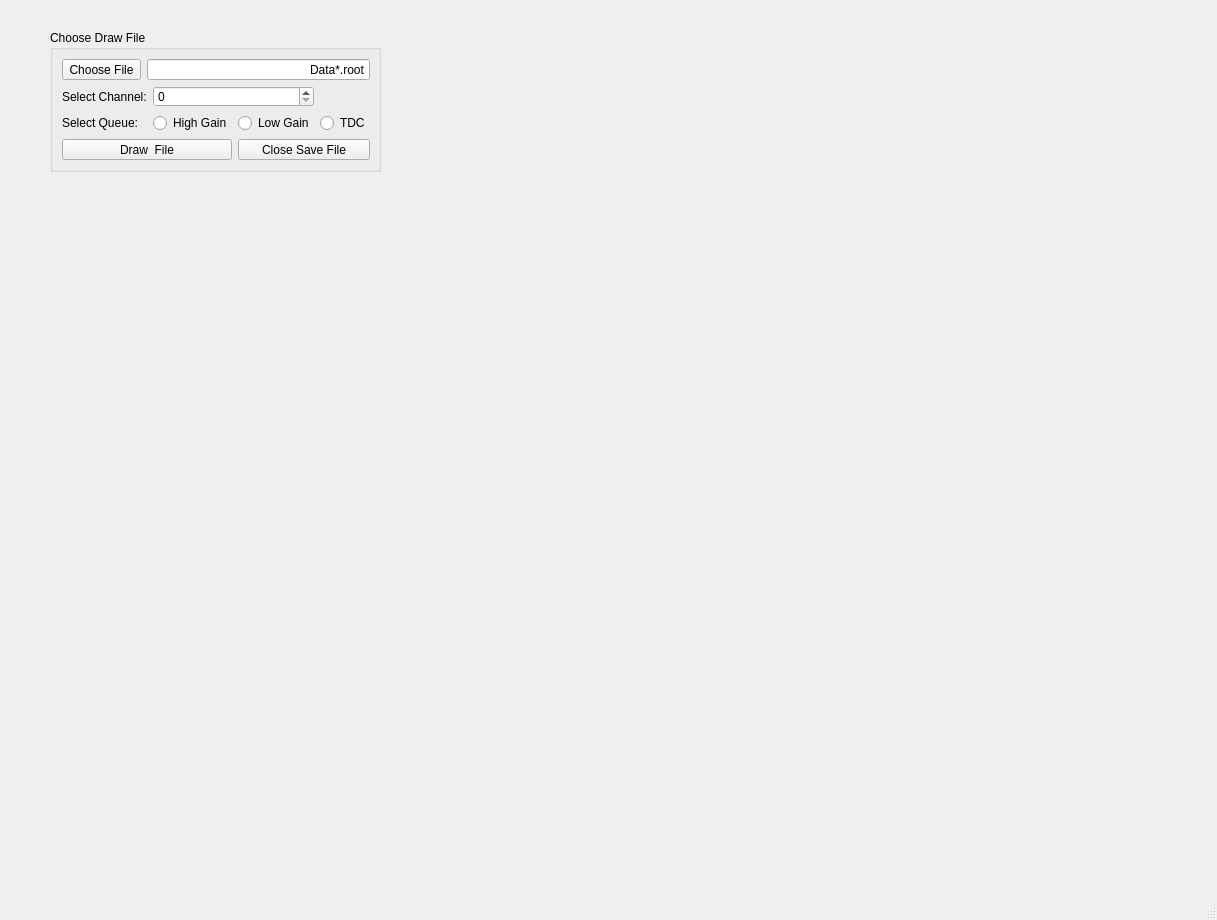
<?xml version="1.0" encoding="UTF-8"?>
<ui version="4.0">
 <class>ROOTDraw</class>
 <widget class="QMainWindow" name="ROOTDraw">
  <property name="geometry">
   <rect>
    <x>0</x>
    <y>0</y>
    <width>1217</width>
    <height>920</height>
   </rect>
  </property>
  <property name="windowTitle">
   <string>MainWindow</string>
  </property>
  <widget class="QWidget" name="centralwidget">
   <widget class="QGroupBox" name="groupBox_11">
    <property name="geometry">
     <rect>
      <x>50</x>
      <y>30</y>
      <width>331</width>
      <height>142</height>
     </rect>
    </property>
    <property name="title">
     <string>Choose Draw File</string>
    </property>
    <layout class="QGridLayout" name="gridLayout">
     <item row="0" column="0">
      <widget class="QPushButton" name="btnFileChoose">
       <property name="text">
        <string>Choose File</string>
       </property>
      </widget>
     </item>
     <item row="1" column="0" colspan="2">
      <widget class="QLabel" name="label_31">
       <property name="text">
        <string>Select Channel:</string>
       </property>
      </widget>
     </item>
     <item row="2" column="0" colspan="2">
      <widget class="QLabel" name="label_26">
       <property name="text">
        <string>Select Queue:</string>
       </property>
      </widget>
     </item>
     <item row="2" column="2">
      <widget class="QRadioButton" name="btnHGDraw">
       <property name="text">
        <string>High Gain</string>
       </property>
      </widget>
     </item>
     <item row="2" column="3">
      <widget class="QRadioButton" name="btnLGDraw">
       <property name="text">
        <string>Low Gain</string>
       </property>
      </widget>
     </item>
     <item row="2" column="4">
      <widget class="QRadioButton" name="btnTDCDraw">
       <property name="text">
        <string>TDC</string>
       </property>
      </widget>
     </item>
     <item row="0" column="1" colspan="4">
      <widget class="QLineEdit" name="lblReadFileName">
       <property name="text">
        <string>Data*.root</string>
       </property>
       <property name="alignment">
        <set>Qt::AlignRight|Qt::AlignTrailing|Qt::AlignVCenter</set>
       </property>
      </widget>
     </item>
     <item row="3" column="3" colspan="2">
      <widget class="QPushButton" name="btnFileClose_2">
       <property name="text">
        <string>Close Save File</string>
       </property>
      </widget>
     </item>
     <item row="3" column="0" colspan="3">
      <widget class="QPushButton" name="btnFileDraw">
       <property name="text">
        <string>Draw  File</string>
       </property>
      </widget>
     </item>
     <item row="1" column="2" colspan="2">
      <widget class="QSpinBox" name="boxFiberCh_2">
       <property name="maximum">
        <number>32</number>
       </property>
      </widget>
     </item>
    </layout>
   </widget>
   <widget class="QWidget" name="frmDraw" native="true">
    <property name="geometry">
     <rect>
      <x>50</x>
      <y>210</y>
      <width>1031</width>
      <height>581</height>
     </rect>
    </property>
   </widget>
  </widget>
  <widget class="QMenuBar" name="menubar">
   <property name="geometry">
    <rect>
     <x>0</x>
     <y>0</y>
     <width>1217</width>
     <height>22</height>
    </rect>
   </property>
  </widget>
  <widget class="QStatusBar" name="statusbar"/>
 </widget>
 <resources/>
 <connections/>
</ui>
